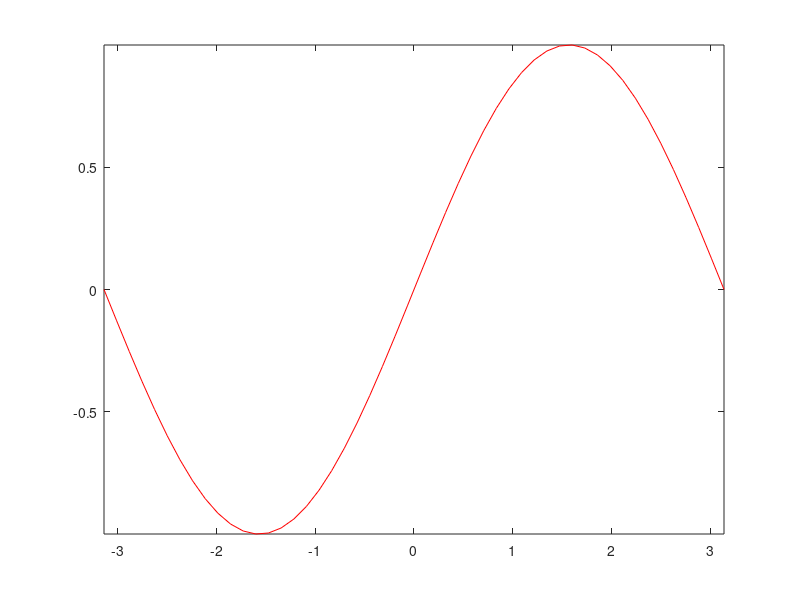
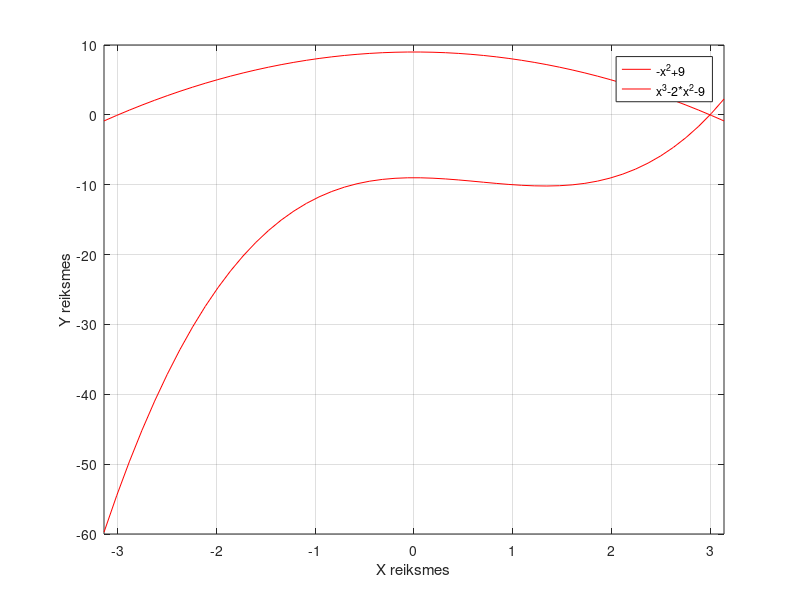
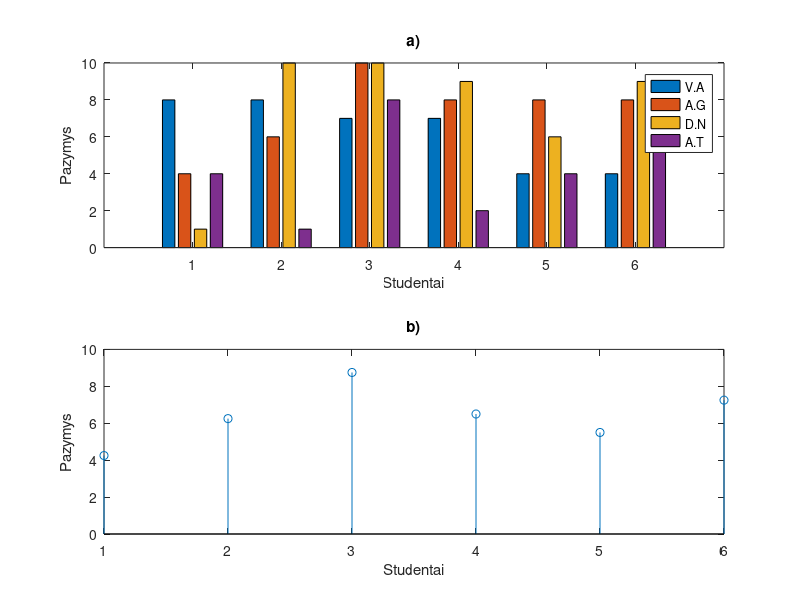

Here is the MATLAB script that generated these plots, in order:
figure;
t = linspace(-pi, pi, 50);
plot(t,sin(t), 'LineStyle','-', 'Color','r')
axis([min(t) max(t) min(sin(t)) max(sin(t))])

figure;
x = linspace(-pi, pi, 50);
plot(x,-x.^2+9, 'LineStyle','-', 'Color','r');
hold on;
plot(x,x.^3-2.*x.^2-9, 'LineStyle','-', 'Color','r');
xlim([min(x) max(x)])
xlabel('X reiksmes')
ylabel('Y reiksmes')
legend('-x^2+9', 'x^3-2*x^2-9')
grid on

clear
clc
figure;
pazymiai = [8 4 1 4; 8 6 10 1; 7 10 10 8; 7 8 9 2; 4 8 6 4; 4 8 9 8];
subplot(2,1,1)
bar(pazymiai)
title('a)')
xlabel('Studentai')
ylabel('Pazymys')
legend('V.A', 'A.G', 'D.N', 'A.T')
subplot(2,1,2)
stem(mean(pazymiai, 2))
title('b)')
xlabel('Studentai')
ylabel('Pazymys')
